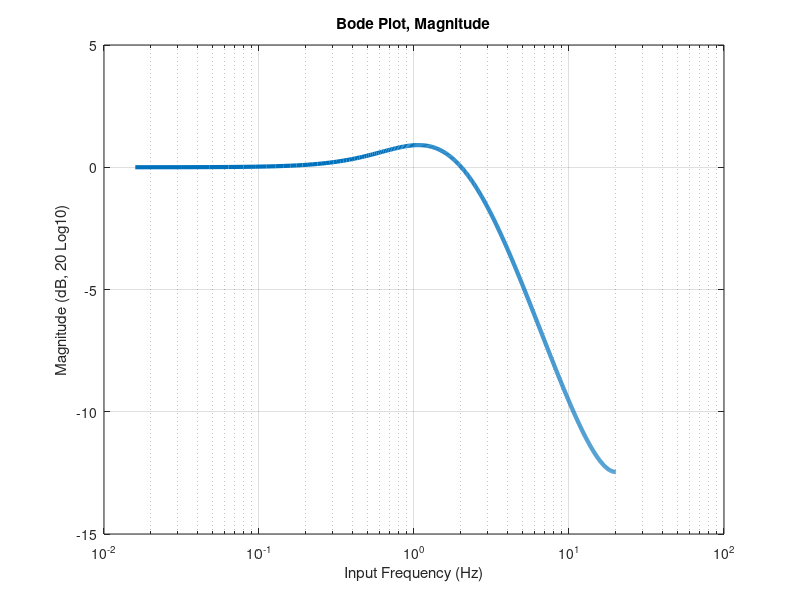
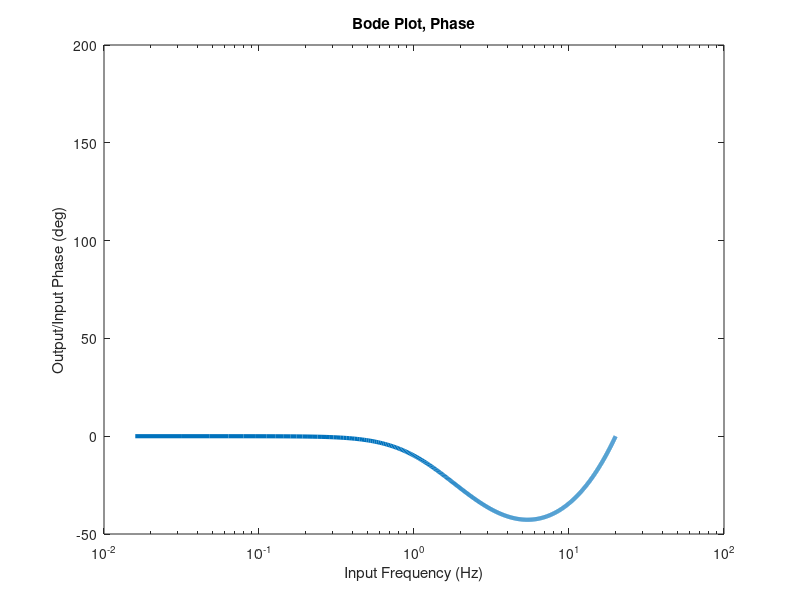

Write MATLAB code to recreate these figures, in order.
%%
clear all;
close all;

T=0.025;
alpha=0.4;
beta=0.05;
gamma=0.0;
%dt = .1;
%alpha = 0.32;
%beta = 6.15e-2/dt;
%gamma = 2*2.9494e-3/(dt*dt);

count=0;
for w = 0.0:0.1:pi/T
    count = count + 1;
    
    freq(count) = w / (2 * pi);
    
    Z = exp(i*w*T);
    delta = (Z-1)^3 + alpha*(Z-1)^2 + Z*(Z-1)*(beta + gamma*0.5) + gamma*Z;
    num = Z*(alpha * (Z-1)^2 + (beta + gamma*0.5) * (Z-1) + gamma);
    answer = num / delta;
    mag(count) = abs(answer);
    phase(count) = angle(answer);
end

%SetPlotDefaults(12);

%edata = load('bode_rng.txt');

semilogx(freq, 20*log10(mag),'LineWidth',3);
grid on;
%hold on;
%semilogx(edata(:,1),20*log10(edata(:,3)),'+r');
xlabel('Input Frequency (Hz)');
ylabel('Magnitude (dB, 20 Log10)');
title('Bode Plot, Magnitude');

figure(2);
semilogx(freq, phase*180/pi, 'LineWidth',3);
xlabel('Input Frequency (Hz)');
ylabel('Output/Input Phase (deg)');
title('Bode Plot, Phase');

%figure(3);
%polar(phase,mag);
%grid on;
